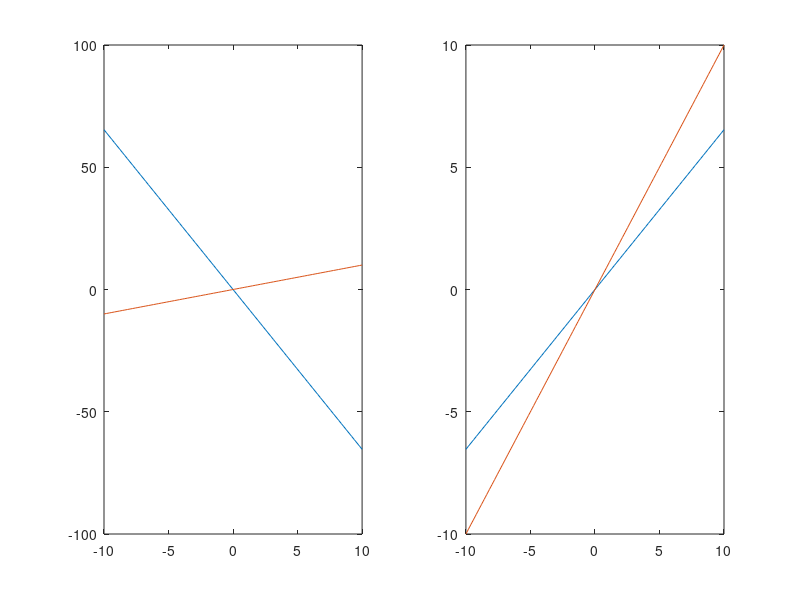

Recreate this plot in MATLAB.
%1 A)
%-------------------------------------------------------------
% Time Domain:
% v1 = vin;
% (v2-v1)*G1 + v2*G2 +C*d(v2-v1)/dt - d(IL)/dt = 0
% IL = (v3-v2)/L;
% IL = v3*G3
% v4 = a*v3*G3; 
% (v5-v4)*G4 + v5*G5 = 0
%1 B)
%-------------------------------------------------------------
% Frequency Domain:
% v1 = vin; 
% (v2-v1)*G1 + v2*G2 +C*jw(v2-v1) + jwIL = 0
% IL = (v2-v3)/L;
% IL = v3*G3 ;
% v4 = a*v3*G3;
% (v5-v4)*G4 + v5*G5 = 0
% 
% unknowns:
% v1
% v2
% v3
% v4
% v5
% IL
%2 A)
%-------------------------------------------------------------
clearvars; close all
set(0,'DefaultFigureWindowStyle','docked')
G1 = 1/1;
G2 = 1/2;
G3 = 1/10;
G4 = 1/0.1;
G5 = 1/1000;
v1 = 0;
v2 = 0;
v3 = 0;
v4 = 0;
v5 = 0;
IL = 0;
a = 100;
%comment out for part 2 D)
%-------------------------------------------------------------
Cap = 0.25;
%-------------------------------------------------------------
L = 0.2;
n = 6;
step = 100;
G = zeros(n,n);
C = zeros(n,n);
V = zeros(n,1);
F = zeros(n,1);
V_5 = zeros(step,1);
Vin = linspace(-10,10,step);
V_3 = zeros(step,1);
V_1 = zeros(step,1);
freq = linspace(0,100,step);

V(1,1) = v1;
V(2,1) = v2;
V(3,1) = v3;
V(4,1) = v4;
V(5,1) = v5;
V(6,1) = IL;

G(1,1) = 1;
G(2,1) = -G1;
G(2,2) = G1 + G2;
G(3,2) = 1/L;
G(3,3) = -1/L;
G(3,6) = 1;
G(4,3) = G3;
G(4,6) = 1;
G(5,3) = G3*a;
G(5,4) = 1;
G(6,4) = -G4;
G(6,5) = G4 + G5;

C(2,6) = 1;

%comment out for part 2 D)
%-------------------------------------------------------------
C(3,1) = -Cap;
C(3,2) = Cap;
%-------------------------------------------------------------

F(1,1) = v1;

%2 B)
%-------------------------------------------------------------
for i = 1:step
   F(1,1) = Vin(i);
    V = G\F;
    V_5(i) = V(5,1);
    V_3(i) = V(3,1);
end

subplot(1,2,1)
plot(Vin,V_5,Vin,Vin)
subplot(1,2,2)
plot(Vin,V_3,Vin,Vin)



%2 C)
%-------------------------------------------------------------
% for i = 1:step
%    F(1,1) = Vin(i);
%    A = G + 1j*2*pi*freq(i)*C;
%    V = A\F;
%    V_5(i) = V(5,1);
%    V_1(i) = V(1,1);
% end
% 
% subplot(1,2,1)
% plot(freq,V_5)
% 
% subplot(1,2,2)
% plot(freq,(20*log(V_5/V_1)))



%D)
%-------------------------------------------------------------
% Cap = (randn(step) *0.05)+0.25;
% w =  linspace(0,pi,step);
% gain = zeros(step,1);
% for i = 1:step
%    F(1,1) = Vin(i);
%    C(3,1) = -Cap(i);
%    C(3,2) = Cap(i);
%    A = G + 1j*2*pi*w(i)*C;
%    V = A\F;
%    V_5(i) = V(5,1);
%    V_1(i) = V(1,1);
%    gain(i) = (abs(20*log(V_5(i)/V_1(i))));
%  end
% 
%  subplot(1,2,1)
%  histogram(Cap)
% 
%  subplot(1,2,2)
%  histogram(gain)



